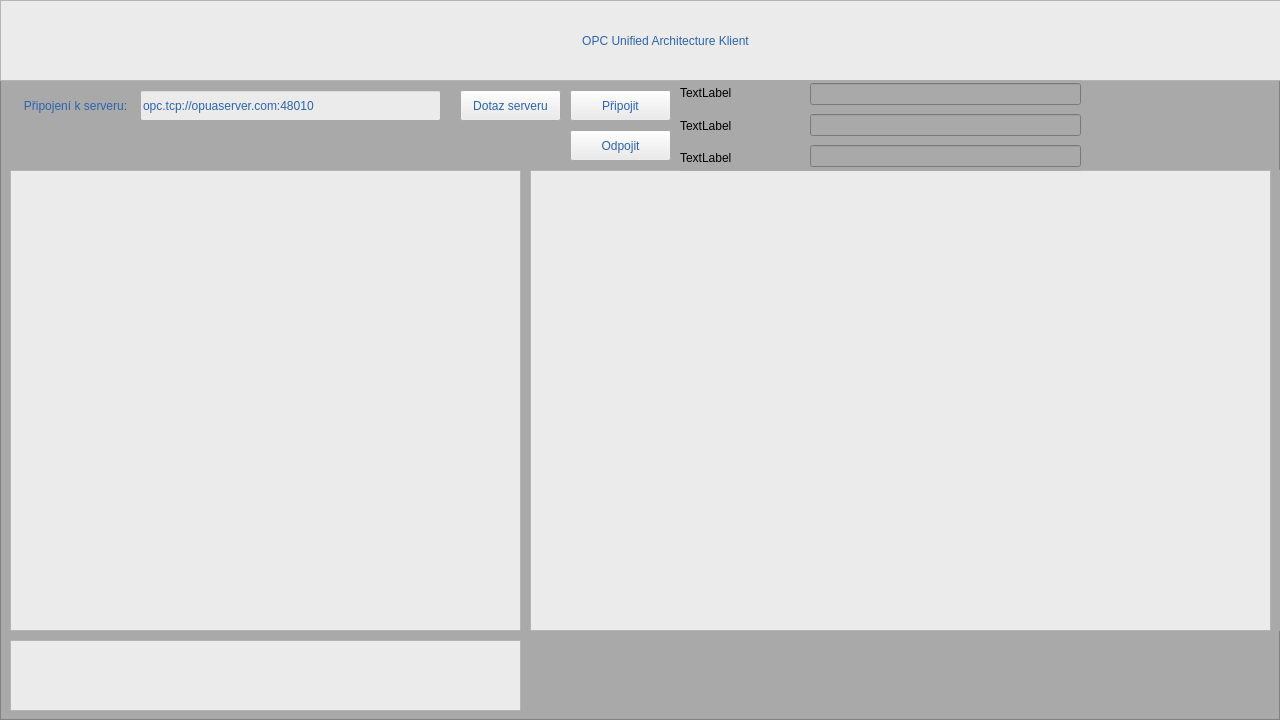
<?xml version="1.0" encoding="UTF-8"?>
<ui version="4.0">
 <class>MainWindow</class>
 <widget class="QMainWindow" name="MainWindow">
  <property name="geometry">
   <rect>
    <x>0</x>
    <y>0</y>
    <width>1280</width>
    <height>720</height>
   </rect>
  </property>
  <property name="sizePolicy">
   <sizepolicy hsizetype="Preferred" vsizetype="Preferred">
    <horstretch>1</horstretch>
    <verstretch>1</verstretch>
   </sizepolicy>
  </property>
  <property name="minimumSize">
   <size>
    <width>1280</width>
    <height>720</height>
   </size>
  </property>
  <property name="maximumSize">
   <size>
    <width>1920</width>
    <height>1080</height>
   </size>
  </property>
  <property name="baseSize">
   <size>
    <width>1920</width>
    <height>1080</height>
   </size>
  </property>
  <property name="windowTitle">
   <string>MainWindow</string>
  </property>
  <widget class="QWidget" name="centralwidget">
   <property name="styleSheet">
    <string notr="true">background-color: rgb(169, 169, 169);</string>
   </property>
   <layout class="QVBoxLayout" name="verticalLayout">
    <property name="spacing">
     <number>0</number>
    </property>
    <property name="leftMargin">
     <number>0</number>
    </property>
    <property name="topMargin">
     <number>0</number>
    </property>
    <property name="rightMargin">
     <number>0</number>
    </property>
    <property name="bottomMargin">
     <number>0</number>
    </property>
    <item>
     <widget class="QFrame" name="appFrame">
      <property name="frameShape">
       <enum>QFrame::StyledPanel</enum>
      </property>
      <property name="frameShadow">
       <enum>QFrame::Raised</enum>
      </property>
      <widget class="QFrame" name="headingFrame">
       <property name="geometry">
        <rect>
         <x>0</x>
         <y>0</y>
         <width>1281</width>
         <height>81</height>
        </rect>
       </property>
       <property name="styleSheet">
        <string notr="true">
background-color: rgb(235, 235, 235);</string>
       </property>
       <property name="frameShape">
        <enum>QFrame::StyledPanel</enum>
       </property>
       <property name="frameShadow">
        <enum>QFrame::Raised</enum>
       </property>
       <widget class="QLabel" name="labelOPCUA">
        <property name="geometry">
         <rect>
          <x>360</x>
          <y>10</y>
          <width>611</width>
          <height>61</height>
         </rect>
        </property>
        <property name="styleSheet">
         <string notr="true">color: rgb(43, 100, 173);
font: 18pt &quot;.AppleSystemUIFont&quot;;</string>
        </property>
        <property name="text">
         <string>OPC Unified Architecture Klient</string>
        </property>
        <property name="textFormat">
         <enum>Qt::AutoText</enum>
        </property>
        <property name="scaledContents">
         <bool>false</bool>
        </property>
        <property name="alignment">
         <set>Qt::AlignCenter</set>
        </property>
       </widget>
       <widget class="QLabel" name="logoSMC">
        <property name="geometry">
         <rect>
          <x>10</x>
          <y>10</y>
          <width>191</width>
          <height>61</height>
         </rect>
        </property>
        <property name="text">
         <string/>
        </property>
        <property name="textFormat">
         <enum>Qt::RichText</enum>
        </property>
        <property name="pixmap">
         <pixmap>icones_for_gui/smc_logo.png</pixmap>
        </property>
        <property name="scaledContents">
         <bool>true</bool>
        </property>
       </widget>
      </widget>
      <widget class="QFrame" name="connectivityFrame">
       <property name="geometry">
        <rect>
         <x>450</x>
         <y>90</y>
         <width>231</width>
         <height>80</height>
        </rect>
       </property>
       <property name="frameShadow">
        <enum>QFrame::Raised</enum>
       </property>
       <widget class="QPushButton" name="connectButton">
        <property name="geometry">
         <rect>
          <x>120</x>
          <y>0</y>
          <width>101</width>
          <height>31</height>
         </rect>
        </property>
        <property name="sizePolicy">
         <sizepolicy hsizetype="Fixed" vsizetype="Fixed">
          <horstretch>0</horstretch>
          <verstretch>0</verstretch>
         </sizepolicy>
        </property>
        <property name="styleSheet">
         <string notr="true">background-color: rgb(235, 235, 235);
font: 14pt &quot;.AppleSystemUIFont&quot;;
color: rgb(43, 100, 173);
</string>
        </property>
        <property name="text">
         <string>Připojit</string>
        </property>
        <property name="checkable">
         <bool>false</bool>
        </property>
       </widget>
       <widget class="QPushButton" name="disconnectButton">
        <property name="geometry">
         <rect>
          <x>120</x>
          <y>40</y>
          <width>101</width>
          <height>31</height>
         </rect>
        </property>
        <property name="sizePolicy">
         <sizepolicy hsizetype="Fixed" vsizetype="Fixed">
          <horstretch>0</horstretch>
          <verstretch>0</verstretch>
         </sizepolicy>
        </property>
        <property name="styleSheet">
         <string notr="true">background-color: rgb(235, 235, 235);
font: 14pt &quot;.AppleSystemUIFont&quot;;
color: rgb(43, 100, 173);
</string>
        </property>
        <property name="text">
         <string>Odpojit</string>
        </property>
        <property name="checkable">
         <bool>false</bool>
        </property>
       </widget>
       <widget class="QPushButton" name="aksEndpoints">
        <property name="geometry">
         <rect>
          <x>10</x>
          <y>0</y>
          <width>101</width>
          <height>31</height>
         </rect>
        </property>
        <property name="sizePolicy">
         <sizepolicy hsizetype="Fixed" vsizetype="Fixed">
          <horstretch>0</horstretch>
          <verstretch>0</verstretch>
         </sizepolicy>
        </property>
        <property name="styleSheet">
         <string notr="true">background-color: rgb(235, 235, 235);
font: 14pt &quot;.AppleSystemUIFont&quot;;
color: rgb(43, 100, 173);
</string>
        </property>
        <property name="text">
         <string>Dotaz serveru</string>
        </property>
        <property name="checkable">
         <bool>false</bool>
        </property>
        <property name="flat">
         <bool>false</bool>
        </property>
       </widget>
       <widget class="QLabel" name="connectivityIcon">
        <property name="geometry">
         <rect>
          <x>40</x>
          <y>40</y>
          <width>41</width>
          <height>31</height>
         </rect>
        </property>
        <property name="text">
         <string/>
        </property>
        <property name="textFormat">
         <enum>Qt::RichText</enum>
        </property>
        <property name="pixmap">
         <pixmap>icones_for_gui/disconnected.png</pixmap>
        </property>
        <property name="scaledContents">
         <bool>true</bool>
        </property>
       </widget>
      </widget>
      <widget class="QPlainTextEdit" name="statusBar">
       <property name="geometry">
        <rect>
         <x>10</x>
         <y>640</y>
         <width>511</width>
         <height>71</height>
        </rect>
       </property>
       <property name="styleSheet">
        <string notr="true">background-color: rgb(235, 235, 235);
font: 14pt &quot;.AppleSystemUIFont&quot;;
color: rgb(43, 100, 173);</string>
       </property>
       <property name="readOnly">
        <bool>true</bool>
       </property>
      </widget>
      <widget class="QFrame" name="URIFrame">
       <property name="geometry">
        <rect>
         <x>10</x>
         <y>90</y>
         <width>441</width>
         <height>80</height>
        </rect>
       </property>
       <widget class="QLineEdit" name="serverURI">
        <property name="geometry">
         <rect>
          <x>130</x>
          <y>0</y>
          <width>301</width>
          <height>31</height>
         </rect>
        </property>
        <property name="sizePolicy">
         <sizepolicy hsizetype="Fixed" vsizetype="Fixed">
          <horstretch>0</horstretch>
          <verstretch>0</verstretch>
         </sizepolicy>
        </property>
        <property name="styleSheet">
         <string notr="true">background-color: rgb(235, 235, 235);
font: 14pt &quot;.AppleSystemUIFont&quot;;
color: rgb(43, 100, 173);</string>
        </property>
        <property name="text">
         <string>opc.tcp://opuaserver.com:48010</string>
        </property>
       </widget>
       <widget class="QLabel" name="connectLabel">
        <property name="geometry">
         <rect>
          <x>0</x>
          <y>0</y>
          <width>131</width>
          <height>31</height>
         </rect>
        </property>
        <property name="styleSheet">
         <string notr="true">font: 14pt &quot;.AppleSystemUIFont&quot;;
color: rgb(43, 100, 173);</string>
        </property>
        <property name="text">
         <string>Připojení k serveru:</string>
        </property>
        <property name="alignment">
         <set>Qt::AlignCenter</set>
        </property>
       </widget>
      </widget>
      <widget class="QFrame" name="mainFrame">
       <property name="geometry">
        <rect>
         <x>10</x>
         <y>170</y>
         <width>1271</width>
         <height>461</height>
        </rect>
       </property>
       <property name="frameShape">
        <enum>QFrame::NoFrame</enum>
       </property>
       <property name="frameShadow">
        <enum>QFrame::Raised</enum>
       </property>
       <widget class="QTableView" name="dataChangeUI">
        <property name="geometry">
         <rect>
          <x>520</x>
          <y>0</y>
          <width>741</width>
          <height>461</height>
         </rect>
        </property>
        <property name="styleSheet">
         <string notr="true">background-color: rgb(235, 235, 235);
font: 14pt &quot;.AppleSystemUIFont&quot;;
color: rgb(43, 100, 173);</string>
        </property>
       </widget>
       <widget class="QTreeView" name="browserUI">
        <property name="geometry">
         <rect>
          <x>0</x>
          <y>0</y>
          <width>511</width>
          <height>461</height>
         </rect>
        </property>
        <property name="styleSheet">
         <string notr="true">background-color: rgb(235, 235, 235);
font: 14pt &quot;.AppleSystemUIFont&quot;;
color: rgb(43, 100, 173);</string>
        </property>
       </widget>
      </widget>
      <widget class="QFrame" name="QueryFrame">
       <property name="geometry">
        <rect>
         <x>680</x>
         <y>80</y>
         <width>401</width>
         <height>91</height>
        </rect>
       </property>
       <property name="frameShape">
        <enum>QFrame::NoFrame</enum>
       </property>
       <property name="frameShadow">
        <enum>QFrame::Raised</enum>
       </property>
       <widget class="QWidget" name="verticalLayoutWidget">
        <property name="geometry">
         <rect>
          <x>0</x>
          <y>0</y>
          <width>131</width>
          <height>91</height>
         </rect>
        </property>
        <layout class="QVBoxLayout" name="verticalLayout_2">
         <item>
          <widget class="QLabel" name="label_1">
           <property name="text">
            <string>TextLabel</string>
           </property>
          </widget>
         </item>
         <item>
          <widget class="QLabel" name="label_2">
           <property name="text">
            <string>TextLabel</string>
           </property>
          </widget>
         </item>
         <item>
          <widget class="QLabel" name="label_3">
           <property name="text">
            <string>TextLabel</string>
           </property>
          </widget>
         </item>
        </layout>
       </widget>
       <widget class="QWidget" name="verticalLayoutWidget_2">
        <property name="geometry">
         <rect>
          <x>130</x>
          <y>0</y>
          <width>271</width>
          <height>91</height>
         </rect>
        </property>
        <layout class="QVBoxLayout" name="verticalLayout_3">
         <item>
          <widget class="QLineEdit" name="lineEdit_1">
           <property name="enabled">
            <bool>true</bool>
           </property>
          </widget>
         </item>
         <item>
          <widget class="QLineEdit" name="lineEdit_2"/>
         </item>
         <item>
          <widget class="QLineEdit" name="lineEdit_3"/>
         </item>
        </layout>
       </widget>
      </widget>
     </widget>
    </item>
   </layout>
  </widget>
 </widget>
 <resources/>
 <connections/>
</ui>
